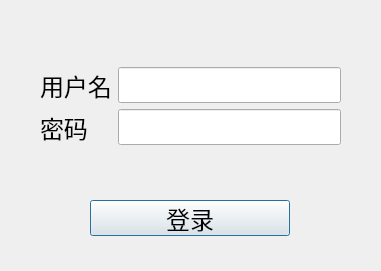
<?xml version="1.0" encoding="UTF-8"?>
<ui version="4.0">
 <class>login</class>
 <widget class="QDialog" name="login">
  <property name="geometry">
   <rect>
    <x>0</x>
    <y>0</y>
    <width>381</width>
    <height>271</height>
   </rect>
  </property>
  <property name="windowTitle">
   <string>Dialog</string>
  </property>
  <widget class="QWidget" name="formLayoutWidget">
   <property name="geometry">
    <rect>
     <x>40</x>
     <y>40</y>
     <width>301</width>
     <height>131</height>
    </rect>
   </property>
   <layout class="QFormLayout" name="formLayout">
    <property name="formAlignment">
     <set>Qt::AlignCenter</set>
    </property>
    <item row="0" column="1">
     <widget class="QLineEdit" name="username">
      <property name="font">
       <font>
        <pointsize>18</pointsize>
       </font>
      </property>
      <property name="alignment">
       <set>Qt::AlignCenter</set>
      </property>
     </widget>
    </item>
    <item row="1" column="0">
     <widget class="QLabel" name="label_2">
      <property name="font">
       <font>
        <family>Arial</family>
        <pointsize>18</pointsize>
       </font>
      </property>
      <property name="text">
       <string>密码</string>
      </property>
     </widget>
    </item>
    <item row="1" column="1">
     <widget class="QLineEdit" name="password">
      <property name="font">
       <font>
        <pointsize>18</pointsize>
       </font>
      </property>
      <property name="echoMode">
       <enum>QLineEdit::Password</enum>
      </property>
      <property name="alignment">
       <set>Qt::AlignCenter</set>
      </property>
     </widget>
    </item>
    <item row="0" column="0">
     <widget class="QLabel" name="label">
      <property name="font">
       <font>
        <family>Arial</family>
        <pointsize>18</pointsize>
       </font>
      </property>
      <property name="text">
       <string>用户名</string>
      </property>
     </widget>
    </item>
   </layout>
   <zorder>label</zorder>
   <zorder>label_2</zorder>
   <zorder>password</zorder>
   <zorder>username</zorder>
  </widget>
  <widget class="QPushButton" name="pushButton">
   <property name="geometry">
    <rect>
     <x>90</x>
     <y>200</y>
     <width>200</width>
     <height>36</height>
    </rect>
   </property>
   <property name="font">
    <font>
     <pointsize>18</pointsize>
    </font>
   </property>
   <property name="text">
    <string>登录</string>
   </property>
  </widget>
 </widget>
 <resources/>
 <connections/>
</ui>
